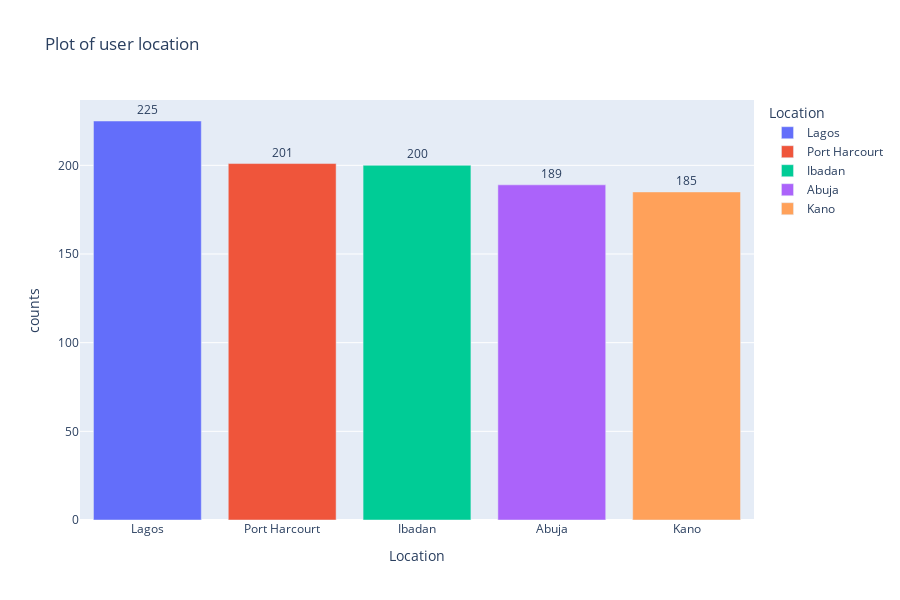

This figure's notebook cell:
### Code cell
print('========== Analysis of location Distribution =========')

df_dict = fintech_data['location'].value_counts().to_dict()
default_df = pd.DataFrame([df_dict])
Main_default_df = default_df.T.reset_index()
Main_default_df.rename(columns = {'index': 'Location', 0:'counts'}, inplace=True)

labels = Main_default_df['Location'].to_list()
values  = Main_default_df['counts'].to_list()


fig2 = px.bar(Main_default_df, y='counts', x='Location', text='counts', color = 'Location',
            title = 'Plot of user location', height=600)
fig2.update_traces( textposition='outside')
fig2.update_layout(uniformtext_minsize=8, uniformtext_mode='hide')
fig2.show()

### Figure 1 — Plotly figure (JSON) as saved in the notebook; plotly's stock layout.template omitted (floating-point values rounded to 4 significant figures)
{"data": [{"alignmentgroup": "True", "hovertemplate": "Location=%{x}<br>counts=%{text}<extra></extra>", "legendgroup": "Lagos", "marker": {"color": "#636efa", "pattern": {"shape": ""}}, "name": "Lagos", "offsetgroup": "Lagos", "orientation": "v", "showlegend": true, "text": [225], "textposition": "outside", "type": "bar", "x": ["Lagos"], "xaxis": "x", "y": [225], "yaxis": "y"}, {"alignmentgroup": "True", "hovertemplate": "Location=%{x}<br>counts=%{text}<extra></extra>", "legendgroup": "Port Harcourt", "marker": {"color": "#EF553B", "pattern": {"shape": ""}}, "name": "Port Harcourt", "offsetgroup": "Port Harcourt", "orientation": "v", "showlegend": true, "text": [201], "textposition": "outside", "type": "bar", "x": ["Port Harcourt"], "xaxis": "x", "y": [201], "yaxis": "y"}, {"alignmentgroup": "True", "hovertemplate": "Location=%{x}<br>counts=%{text}<extra></extra>", "legendgroup": "Ibadan", "marker": {"color": "#00cc96", "pattern": {"shape": ""}}, "name": "Ibadan", "offsetgroup": "Ibadan", "orientation": "v", "showlegend": true, "text": [200], "textposition": "outside", "type": "bar", "x": ["Ibadan"], "xaxis": "x", "y": [200], "yaxis": "y"}, {"alignmentgroup": "True", "hovertemplate": "Location=%{x}<br>counts=%{text}<extra></extra>", "legendgroup": "Abuja", "marker": {"color": "#ab63fa", "pattern": {"shape": ""}}, "name": "Abuja", "offsetgroup": "Abuja", "orientation": "v", "showlegend": true, "text": [189], "textposition": "outside", "type": "bar", "x": ["Abuja"], "xaxis": "x", "y": [189], "yaxis": "y"}, {"alignmentgroup": "True", "hovertemplate": "Location=%{x}<br>counts=%{text}<extra></extra>", "legendgroup": "Kano", "marker": {"color": "#FFA15A", "pattern": {"shape": ""}}, "name": "Kano", "offsetgroup": "Kano", "orientation": "v", "showlegend": true, "text": [185], "textposition": "outside", "type": "bar", "x": ["Kano"], "xaxis": "x", "y": [185], "yaxis": "y"}], "layout": {"barmode": "relative", "height": 600, "legend": {"title": {"text": "Location"}, "tracegroupgap": 0}, "title": {"text": "Plot of user location"}, "uniformtext": {"minsize": 8, "mode": "hide"}, "xaxis": {"anchor": "y", "categoryarray": ["Lagos", "Port Harcourt", "Ibadan", "Abuja", "Kano"], "categoryorder": "array", "domain": [0, 1], "title": {"text": "Location"}}, "yaxis": {"anchor": "x", "domain": [0, 1], "title": {"text": "counts"}}}}
